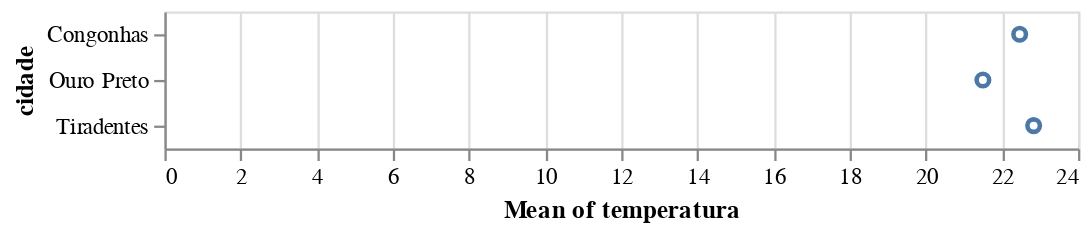

Write notebook code for a chart like this one.
### Markdown cell above
Outra funcionalidade de Altair e sua linguagem declarativa é a capacidade de realização agregação de dados dentro das especificação da visualização, ou seja, elimina a necessidade de se utilizar pandas e agregar os dados antes de cada visualização. Isso proporciona mais velocidade e mais espaço para explorar e experimentar, o que é extremamente importante.

No exemplo abaixo, nós iremos agregar os dados calculando a média da temperatura dentro do canal de codificação, isto é, iremos codificar a média das temperaturas no eixo-x:

### Code cell
alt.Chart(dados).mark_point().encode(
    x='mean(temperatura)',
    y='cidade'
)

### Figure 1 — Vega-Lite specification as saved in the notebook (floating-point values rounded to 4 significant figures)
{"config": {"view": {"continuousWidth": 400, "continuousHeight": 300}}, "data": {"name": "data-86d1d7476d6cf273810db465707f1557"}, "mark": "point", "encoding": {"x": {"aggregate": "mean", "field": "temperatura", "type": "quantitative"}, "y": {"field": "cidade", "type": "nominal"}}, "$schema": "https://vega.github.io/schema/vega-lite/v4.17.0.json", "datasets": {"data-86d1d7476d6cf273810db465707f1557": [{"cidade": "Ouro Preto", "descricao": "O coração de Minas", "mes": "Jan", "temperatura": 24.5}, {"cidade": "Ouro Preto", "descricao": "O coração de Minas", "mes": "Mai", "temperatura": 18.7}, {"cidade": "Ouro Preto", "descricao": "O coração de Minas", "mes": "Set", "temperatura": 21.3}, {"cidade": "Congonhas", "descricao": "A cidade dos Profetas", "mes": "Jan", "temperatura": 27.2}, {"cidade": "Congonhas", "descricao": "A cidade dos Profetas", "mes": "Mai", "temperatura": 16.4}, {"cidade": "Congonhas", "descricao": "A cidade dos Profetas", "mes": "Set", "temperatura": 23.8}, {"cidade": "Tiradentes", "descricao": "A mais charmosa de Minas", "mes": "Jan", "temperatura": 32.5}, {"cidade": "Tiradentes", "descricao": "A mais charmosa de Minas", "mes": "Mai", "temperatura": 9.7}, {"cidade": "Tiradentes", "descricao": "A mais charmosa de Minas", "mes": "Set", "temperatura": 26.3}]}}
